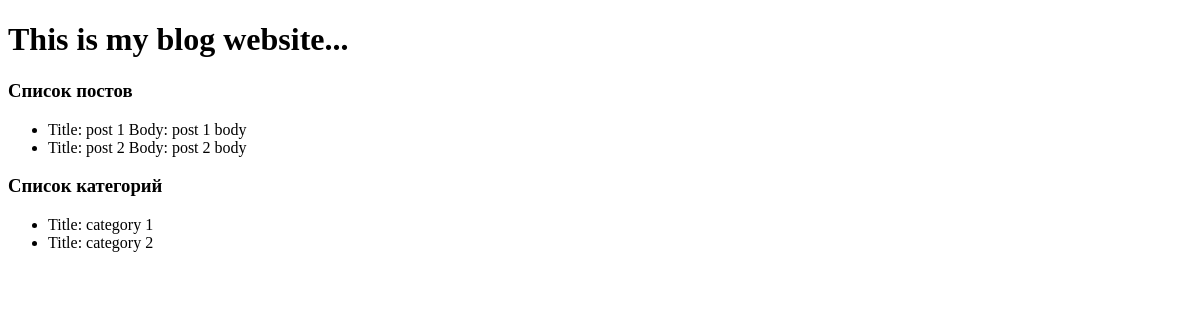
/blog/, run on an earlier commit of the app's database.
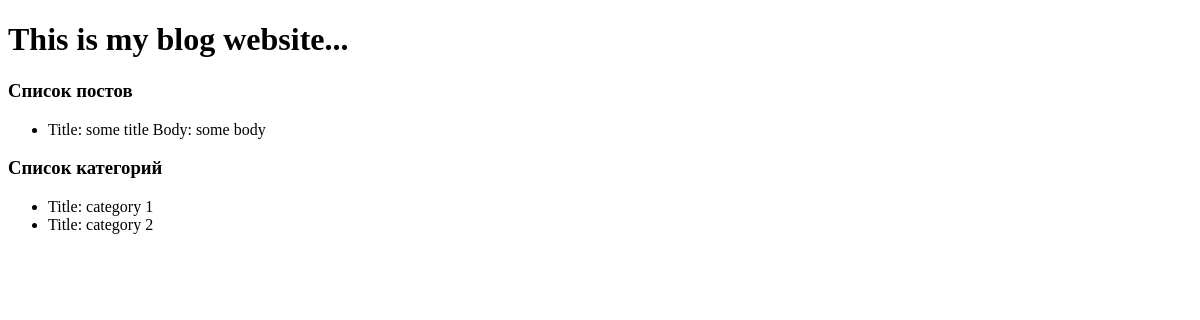
And on a later commit of the database.
### blog/models.py (models this page shows, shortened)
class Post(models.Model):
    title = models.CharField(max_length=200)
    body = models.TextField()

class Category(models.Model):
    title = models.CharField(max_length=100)
    description = models.TextField(null=True, blank=True)

### blog/views.py (the view)
# urls.py: path('', PostListView.as_view(), name='post_list'),
class PostListView(ListView):
    model = Post
    context_object_name = 'posts'
    def get_context_data(self, **kwargs):
        context = super().get_context_data(**kwargs)
        context['categories'] = Category.objects.all()
        return context

### templates/blog/post_list.html
{% extends "base.html" %}
{% block content %}
    <main>
        <h3>Список постов</h3>
        <ul>
            {% for post in posts %}
            <li>Title: {{ post.title }} Body: {{ post.body }}</li>
            {% endfor %}
        </ul>
        <h3>Список категорий</h3>
        <ul>
            {% for category in categories %}
            <li>Title: {{ category.title }}</li>
            {% endfor %}
        </ul>
    </main>
{% endblock %}

### templates/base.html (shortened to what this page needs)
<!DOCTYPE html>
<html lang="en">
<head>
</head>
<body>
    <h1>This is my blog website...</h1>
    {% block content %}{% endblock %}
</body>
</html>

What changed in the data, as far as the page shows it:
removed Post: title "post 1", body "post 1 body"
removed Post: title "post 2", body "post 2 body"
added Post: title "some title", body "some body"
